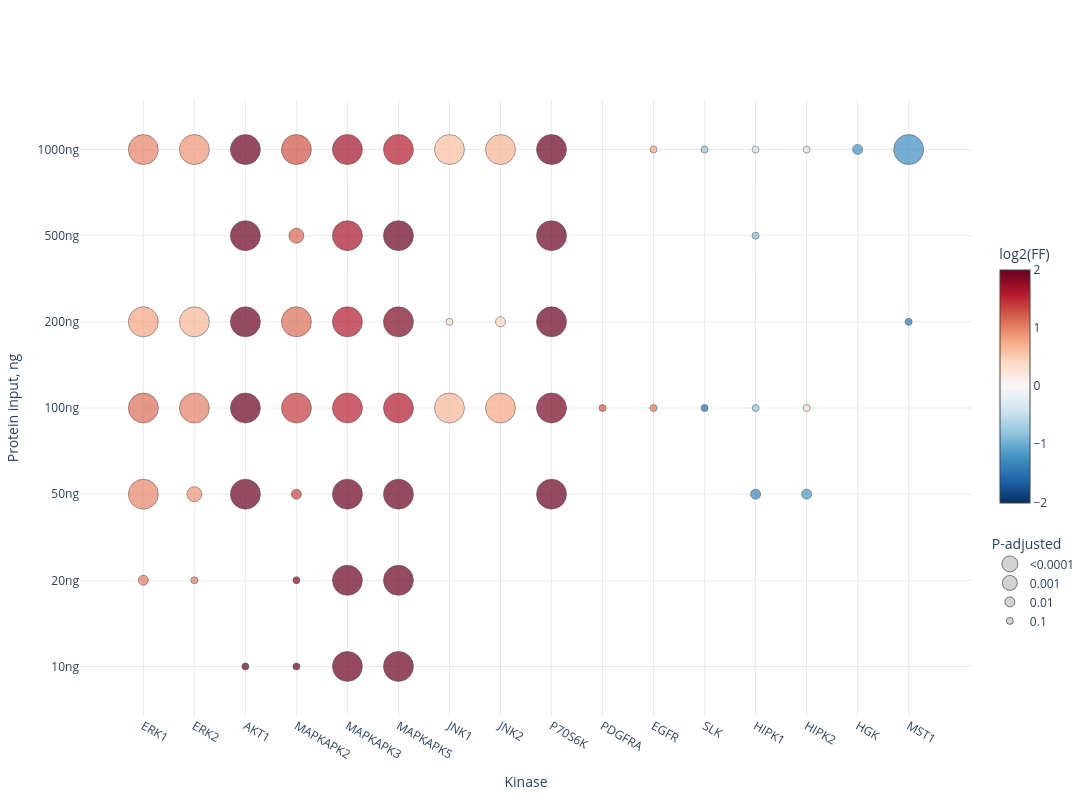

The notebook cell saved with this chart:
### Code cell
# Bubble-size bins (same thresholds as before — exposed as constants so the
# legend always matches the data)
SIZE_BINS = [
    (0.0001, 30, '<0.0001'),
    (0.001,  15, '0.001'),
    (0.01,   10, '0.01'),
    (0.1,     7, '0.1'),
]

def _bubble_size_for(p):
    for thr, sz, _ in SIZE_BINS:
        if p <= thr:
            return sz
    return np.nan      # not significant → not plotted

a_filtered = a[a['most_sig_fisher_adj_pval'] <= 0.1].copy()
a_filtered['bubble_size'] = a_filtered['most_sig_fisher_adj_pval'].apply(_bubble_size_for)

fig = go.Figure()

# --- main data trace (no legend entry) ---
fig.add_trace(go.Scatter(
    y=a_filtered['ID'],
    x=a_filtered['kinase'],
    mode='markers',
    marker=dict(
        size=a_filtered['bubble_size'],
        color=a_filtered['most_sig_log2_freq_factor'],
        colorscale='RdBu_r',
        cmin=-2, cmax=2,
        showscale=True,
        colorbar=dict(title='log2(FF)', x=1.02, len=0.45, y=0.78, yanchor='top'),
        line=dict(width=0.5, color='black'),
    ),
    hovertemplate='<b>%{y}</b><br>kinase: %{x}<br>'
                  'log2(FC): %{marker.color:.2f}<br>'
                  'Adj. p-value: %{text:.2e}<extra></extra>',
    text=a_filtered['most_sig_fisher_adj_pval'],
    showlegend=False,
))

# --- four dummy traces purely for the size legend (data points off-canvas) ---
for thr, sz, label in SIZE_BINS:
    fig.add_trace(go.Scatter(
        x=[None], y=[None],
        mode='markers',
        marker=dict(size=sz, color='lightgray',
                    line=dict(width=0.5, color='black')),
        name=label,
        legendgroup='pval',
        showlegend=True,
    ))

fig.update_layout(
    xaxis_title='Kinase',
    yaxis_title='Protein input, ng',
    width=1200, height=800,
    plot_bgcolor='white',
    yaxis=dict(showgrid=True, gridcolor='lightgray', gridwidth=0.5,
                categoryorder='array',
                categoryarray=[f'{ng}ng' for ng in INPUT_NG_ORDER]),
    xaxis=dict(showgrid=True, gridcolor='lightgray', gridwidth=0.5,
                categoryorder='array',
                categoryarray=list_kinases),
    legend=dict(
        title=dict(text='P-adjusted'),
        x=1.02, y=0.30, yanchor='top',
        bgcolor='rgba(255,255,255,0.9)',
        itemsizing='trace',     # use the marker size we set, not auto-scaled
    ),
)
fig.show()
fig.write_image(r'figures/figure2/figure2g.pdf', height=800, width=1200)

### Figure 1 — Plotly figure (JSON) as saved in the notebook; plotly's stock layout.template omitted (floating-point values rounded to 4 significant figures)
{"data": [{"hovertemplate": "<b>%{y}</b><br>kinase: %{x}<br>log2(FC): %{marker.color:.2f}<br>Adj. p-value: %{text:.2e}<extra></extra>", "marker": {"cmax": 2, "cmin": -2, "color": [3.659, 2.696, 3.489, 3.374, 1.05, 1.031, 1.822, 2.958, 3.091, 4.107, 0.9888, 0.9057, -1.326, -1.159, 1.363, 2.386, 2.175, 3.049, 2.465, 1.133, 1.015, -0.8019, 0.37, 0.6727, 0.796, 1.417, 1.56, 1.611, 1.933, -1.491, 3.0, 0.8082, 0.6792, 0.3446, 0.4475, 1.133, 1.594, 1.876, -1.421, 2.631, 3.258, -0.8588, 1.168, 1.67, 2.3, 2.345, 2.075, 1.009, 0.9, -1.202, -0.438, -0.3481, 0.6159, 0.6896, 1.281, 1.684, 1.588, -1.275, 2.19, -0.7859, 1.024, 1.231, 0.7545], "colorbar": {"len": 0.45, "title": {"text": "log2(FF)"}, "x": 1.02, "y": 0.78, "yanchor": "top"}, "colorscale": [[0, "rgb(5,48,97)"], [0.1, "rgb(33,102,172)"], [0.2, "rgb(67,147,195)"], [0.3, "rgb(146,197,222)"], [0.4, "rgb(209,229,240)"], [0.5, "rgb(247,247,247)"], [0.6, "rgb(253,219,199)"], [0.7, "rgb(244,165,130)"], [0.8, "rgb(214,96,77)"], [0.9, "rgb(178,24,43)"], [1, "rgb(103,0,31)"]], "line": {"color": "black", "width": 0.5}, "showscale": true, "size": [7, 7, 30, 30, 10, 7, 7, 30, 30, 30, 30, 15, 10, 10, 10, 30, 30, 30, 30, 30, 30, 7, 7, 30, 30, 30, 30, 30, 30, 7, 30, 30, 30, 7, 10, 30, 30, 30, 7, 30, 30, 7, 15, 30, 30, 30, 30, 30, 30, 10, 7, 7, 30, 30, 30, 30, 30, 30, 30, 7, 7, 7, 7]}, "mode": "markers", "showlegend": false, "text": [0.03251, 0.01719, 3.329e-05, 4.274e-05, 0.009159, 0.02171, 0.01368, 1.183e-05, 1.229e-07, 7.137e-09, 5.537e-06, 0.0002235, 0.003045, 0.003045, 0.002767, 8.066e-10, 9.041e-08, 1.185e-13, 2.874e-06, 6.178e-24, 7.809e-17, 0.05458, 0.03933, 3.252e-08, 1.693e-10, 1.951e-10, 1.35e-10, 7.441e-12, 8.492e-13, 0.03955, 6.443e-09, 2.885e-08, 2.718e-05, 0.03623, 0.007548, 2.718e-05, 2.897e-08, 3.128e-13, 0.052, 1.328e-22, 2.605e-10, 0.084, 0.0001002, 6.29e-08, 7.89e-21, 6.152e-15, 1.373e-10, 6.934e-46, 2.417e-32, 0.001599, 0.04355, 0.06524, 5.343e-17, 9.324e-20, 6.922e-22, 3.626e-32, 1.493e-30, 8.311e-06, 2.784e-45, 0.04937, 0.07488, 0.06756, 0.03096], "type": "scatter", "x": ["AKT1", "MAPKAPK2", "MAPKAPK3", "MAPKAPK5", "ERK1", "ERK2", "MAPKAPK2", "MAPKAPK3", "MAPKAPK5", "AKT1", "ERK1", "ERK2", "HIPK1", "HIPK2", "MAPKAPK2", "MAPKAPK3", "MAPKAPK5", "P70S6K", "AKT1", "ERK1", "ERK2", "HIPK1", "HIPK2", "JNK1", "JNK2", "MAPKAPK2", "MAPKAPK3", "MAPKAPK5", "P70S6K", "SLK", "AKT1", "ERK1", "ERK2", "JNK1", "JNK2", "MAPKAPK2", "MAPKAPK3", "MAPKAPK5", "MST1", "P70S6K", "AKT1", "HIPK1", "MAPKAPK2", "MAPKAPK3", "MAPKAPK5", "P70S6K", "AKT1", "ERK1", "ERK2", "HGK", "HIPK1", "HIPK2", "JNK1", "JNK2", "MAPKAPK2", "MAPKAPK3", "MAPKAPK5", "MST1", "P70S6K", "SLK", "EGFR", "PDGFRA", "EGFR"], "y": ["10ng", "10ng", "10ng", "10ng", "20ng", "20ng", "20ng", "20ng", "20ng", "50ng", "50ng", "50ng", "50ng", "50ng", "50ng", "50ng", "50ng", "50ng", "100ng", "100ng", "100ng", "100ng", "100ng", "100ng", "100ng", "100ng", "100ng", "100ng", "100ng", "100ng", "200ng", "200ng", "200ng", "200ng", "200ng", "200ng", "200ng", "200ng", "200ng", "200ng", "500ng", "500ng", "500ng", "500ng", "500ng", "500ng", "1000ng", "1000ng", "1000ng", "1000ng", "1000ng", "1000ng", "1000ng", "1000ng", "1000ng", "1000ng", "1000ng", "1000ng", "1000ng", "1000ng", "100ng", "100ng", "1000ng"]}, {"legendgroup": "pval", "marker": {"color": "lightgray", "line": {"color": "black", "width": 0.5}, "size": 30}, "mode": "markers", "name": "<0.0001", "showlegend": true, "type": "scatter", "x": [null], "y": [null]}, {"legendgroup": "pval", "marker": {"color": "lightgray", "line": {"color": "black", "width": 0.5}, "size": 15}, "mode": "markers", "name": "0.001", "showlegend": true, "type": "scatter", "x": [null], "y": [null]}, {"legendgroup": "pval", "marker": {"color": "lightgray", "line": {"color": "black", "width": 0.5}, "size": 10}, "mode": "markers", "name": "0.01", "showlegend": true, "type": "scatter", "x": [null], "y": [null]}, {"legendgroup": "pval", "marker": {"color": "lightgray", "line": {"color": "black", "width": 0.5}, "size": 7}, "mode": "markers", "name": "0.1", "showlegend": true, "type": "scatter", "x": [null], "y": [null]}], "layout": {"height": 800, "legend": {"bgcolor": "rgba(255,255,255,0.9)", "itemsizing": "trace", "title": {"text": "P-adjusted"}, "x": 1.02, "y": 0.3, "yanchor": "top"}, "plot_bgcolor": "white", "width": 1200, "xaxis": {"categoryarray": ["ERK1", "ERK2", "AKT1", "MAPKAPK2", "MAPKAPK3", "MAPKAPK5", "JNK1", "JNK2", "P70S6K", "PDGFRA", "EGFR", "SLK", "HIPK1", "HIPK2", "HGK", "MST1"], "categoryorder": "array", "gridcolor": "lightgray", "gridwidth": 0.5, "showgrid": true, "title": {"text": "Kinase"}}, "yaxis": {"categoryarray": ["10ng", "20ng", "50ng", "100ng", "200ng", "500ng", "1000ng"], "categoryorder": "array", "gridcolor": "lightgray", "gridwidth": 0.5, "showgrid": true, "title": {"text": "Protein input, ng"}}}}
